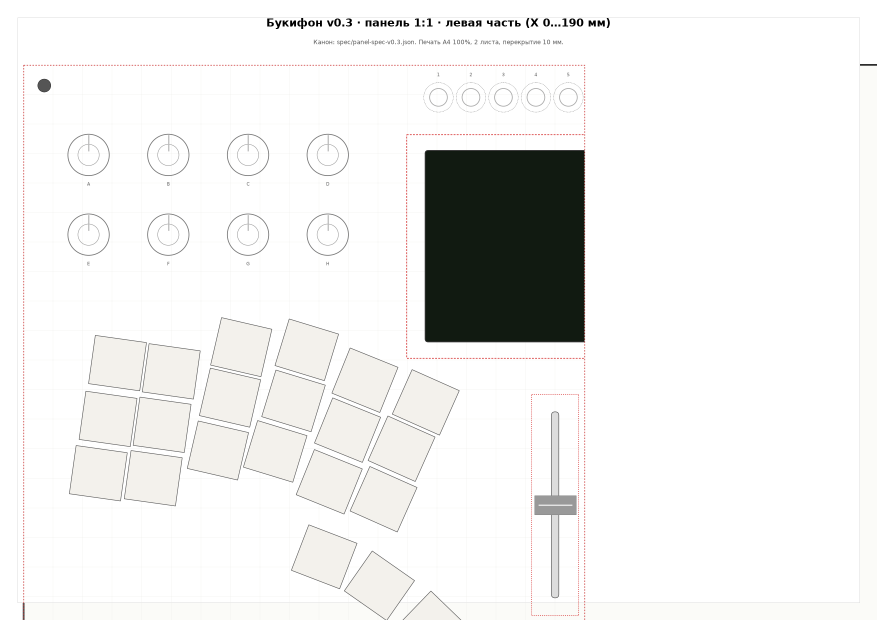
#> input picture renders/templates/bukifon_v03_page1.png, 1753 x 1240 px, given in place of image-637f5da3ade50873dfde9062dff83aa1.png, which was not available (shown at 1/2 size)
$ python v1_7_ref_measure.py
#> lines starting #> are read from the running program, lines starting #| are printed output that depends on the picture; after the words box and inside, x2 and y2 are one past the last pixel; in counts of white or black regions, pixels touching at a corner belong together
#!/usr/bin/env python3
"""Замер эталона заказчика v2: 21+21 колпачков, перебор угла + Прокруст."""
import os
import sys

import cv2
import numpy as np

HERE = os.path.dirname(os.path.abspath(__file__))
sys.path.insert(0, HERE)
import lapka42_geometry as L

REF = "~/.zcode/cli/image-cache/sess_2a9e5206-3359-479d-9f72-d9f7e3203971/image-637f5da3ade50873dfde9062dff83aa1.png"
img = cv2.imread(REF)
#> img is the input picture: shape (1240, 1753, 3); mean B, G, R 236.9, 238, 238
H, W = img.shape[:2]
#> H = 1240; W = 1753
g = cv2.cvtColor(img, cv2.COLOR_BGR2GRAY)
th = cv2.threshold(g, 200, 255, cv2.THRESH_BINARY)[1]
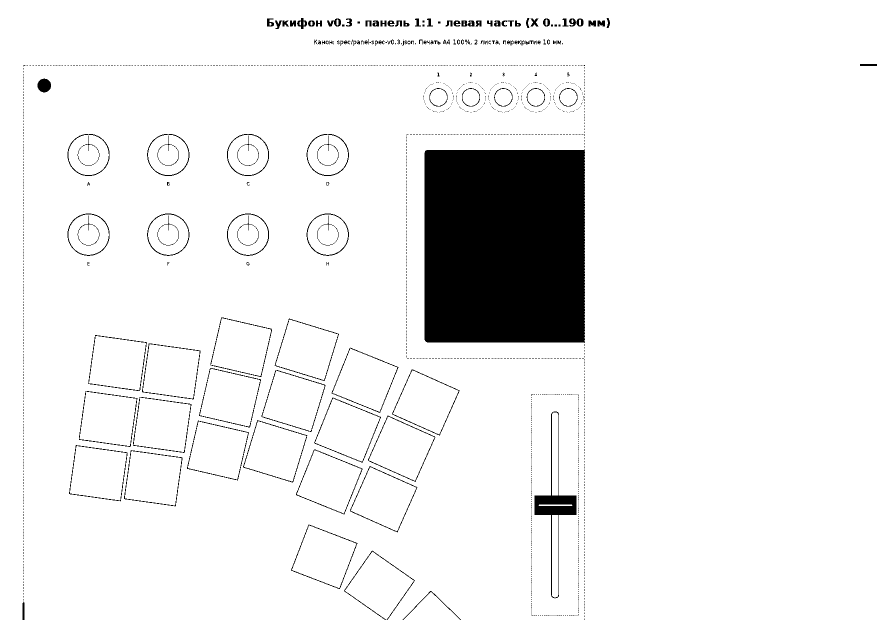
#> th: shape (1240, 1753) (shown at 1/2 size); 92.8% white; 1417 black regions (1273 under 20 px)
cnts, _ = cv2.findContours(th, cv2.RETR_CCOMP, cv2.CHAIN_APPROX_SIMPLE)
#> cnts = 1809 contours, 1604 with area under 20; largest, box (x1, y1, x2, y2) and area: (0, 0, 1753, 1240) 2156374, (848, 297, 1171, 687) 124094, (247, 899, 366, 1014) 10576, (137, 889, 256, 1004) 10576, (157, 781, 276, 895) 10574

caps = []
for c in cnts:
    a = cv2.contourArea(c)
    if 9000 < a < 14000:
        m = cv2.moments(c)
        caps.append([m["m10"] / m["m00"], m["m01"] / m["m00"], a])
#> this loop made 1809 passes
#> a on passes 1 to 3: 3118.5, 9591.5, 9568
#> after the loop, caps = 40 items, first 6: [758.3, 1171, 9591.5], [647.9, 1113.1, 9568], [766.6, 998, 9572], [306, 956, 9552], [658, 963.1, 9570], [196.1, 946, 9552.5]
print(f"детект: {len(caps)} блобов 9000–14000 px²")
#| детект: 40 блобов 9000–14000 px²

scale = 380.0 / W
#> scale = 0.217
pts = np.array([(p[0] * scale, p[1] * scale) for p in caps])
#> pts = 40 pairs, first value 42.52 to 240.6, second value 150.4 to 253.8
xs = np.sort(pts[:, 0])
#> xs = 40 values from 42.52 to 240.6
gaps = np.diff(xs)
#> gaps = 39 values, max 56.1 at index 38, min 7.1e-05 at index 24, mean 5.08
i = int(np.argmax(gaps))
#> i = 38
cut = (xs[i] + xs[i + 1]) / 2
#> cut = 212.5
li = pts[:, 0] < cut
left, right = pts[li], pts[~li]
#> left = 39 pairs, first value 42.52 to 184.5, second value 150.4 to 253.8; right = [[240.6, 218.8]]
print(f"левая {len(left)} / правая {len(right)}")
#| левая 39 / правая 1
# если не 21 — выбросить самый нетипичный по площади
if len(left) != 21 or len(right) != 21:
    areas = np.array([p[2] for p in caps])
#> areas = 40 values, max 10576 at index 22, min 9034.5 at index 28, mean 10025.7
    med = np.median(areas)
#> med = 9582.8
    bad = np.argsort(abs(areas - med))[-1]
#> bad = 22
    print("лишний блоб (площадь %.0f):" % areas[bad],
          "x=%.0f y=%.0f" % (pts[bad, 0], pts[bad, 1]))
#| лишний блоб (площадь 10576): x=66 y=207
    keep = np.ones(len(pts), bool)
    keep[bad] = False
    pts = pts[keep]
#> pts = 39 pairs, first value 42.52 to 240.6, second value 150.4 to 253.8
    li = pts[:, 0] < cut
    left, right = pts[li], pts[~li]
#> left = 38 pairs, first value 42.52 to 184.5, second value 150.4 to 253.8
    print(f"после отбраковки: левая {len(left)} / правая {len(right)}")
#| после отбраковки: левая 38 / правая 1

tmpl = np.array([(x, y) for x, y, _ in L.LAPKA42_LEFT])
#> tmpl = 21 rows, first 8: [56.09, 0], [77.76, 4.05], [95.76, 4.05], [35.46, 7.76], [57.58, 16.94], [77.76, 21.05], [95.76, 21.05], [17.39, 24.04]


def rot(p, deg):
    a = np.radians(deg)
    c, s = np.cos(a), np.sin(a)
    return p @ np.array([[c, s], [-s, c]])


def procrustes(A, B):
    """подобие A→B (без отражения); s, R, t, rms."""
    ca, cb = A.mean(0), B.mean(0)
    P, Q = A - ca, B - cb
    U, S, Vt = np.linalg.svd(P.T @ Q)
    d = 1.0 if np.linalg.det(U @ Vt) > 0 else -1.0
    R = U @ np.diag([1.0, d]) @ Vt
    s = (S * np.array([1.0, d])).sum() / (P ** 2).sum()
    t = cb - s * (R @ ca)
    rms = np.sqrt((((s * (R @ A.T).T + t) - B) ** 2).sum(1).mean())
    return s, R, t, rms


def best_fit(det, reflect):
    T0 = tmpl * np.array([-1.0, 1.0]) if reflect else tmpl.copy()
    best = None
    for ang in np.arange(-60, 60.25, 0.25):
        T = rot(T0, ang)
        cT, cD = T.mean(0), det.mean(0)
        s0 = np.sqrt(((det - cD) ** 2).sum(1).mean() / ((T - cT) ** 2).sum(1).mean())
        P = (T - cT) * s0 + cD
        try:
            for _ in range(12):
                d2 = ((P[:, None, :] - det[None, :, :]) ** 2).sum(-1)
                idx = d2.argmin(1)
                if len(np.unique(idx)) < 18:
                    raise ValueError
                s, R, t, _ = procrustes(T, det[idx])
                P = s * (R @ T.T).T + t
            rms = np.sqrt(((P - det[idx]) ** 2).sum(1).mean())
        except ValueError:
            continue
        if best is None or rms < best[0]:
            _, R, _, _ = procrustes(T, det[idx])
            angR = np.degrees(np.arctan2(R[1, 0], R[0, 0]))
            best = (rms, s, angR, idx)
    return best


print("\n== Подгонка (перебор угла + ICP-Прокруст) ==")
res = {}
for name, det in (("L", left), ("R", right)):
    for refl in (False, True):
        out = best_fit(det, refl)
        tag = "зеркало" if refl else "прямо "
        if out is None:
            print(f"{name} {tag}: сходства нет")
            res[(name, refl)] = None
            continue
        rms, s, ang, idx = out
        print(f"{name} {tag}: RMS {rms:6.2f} мм, масштаб {s:.3f}, угол {ang:+7.2f}°")
        res[(name, refl)] = (rms, s, ang)
#> this loop made 2 passes
#> name on pass 1: 'L'
#| L прямо : RMS   5.51 мм, масштаб 1.303, угол   +0.00°
#| L зеркало: RMS   9.38 мм, масштаб 1.016, угол   -0.01°
#| R прямо : сходства нет
#| R зеркало: сходства нет

print("\n== Положения половин на эталоне (мм; y от верхнего края) ==")
for name, p in (("L", left), ("R", right)):
    print(f"  {name}: x {p[:,0].min():6.1f}…{p[:,0].max():6.1f}  "
          f"y {p[:,1].min():6.1f}…{p[:,1].max():6.1f}")
    c = p.mean(0)
    _, sv, vt = np.linalg.svd(p - c)
    print(f"     PCA ось {np.degrees(np.arctan2(vt[0,1], vt[0,0])):+.1f}°, "
#> (the run stopped early here; a loop or call above may not have finished)

$ run again, on renders/templates/bukifon_v03_template.png
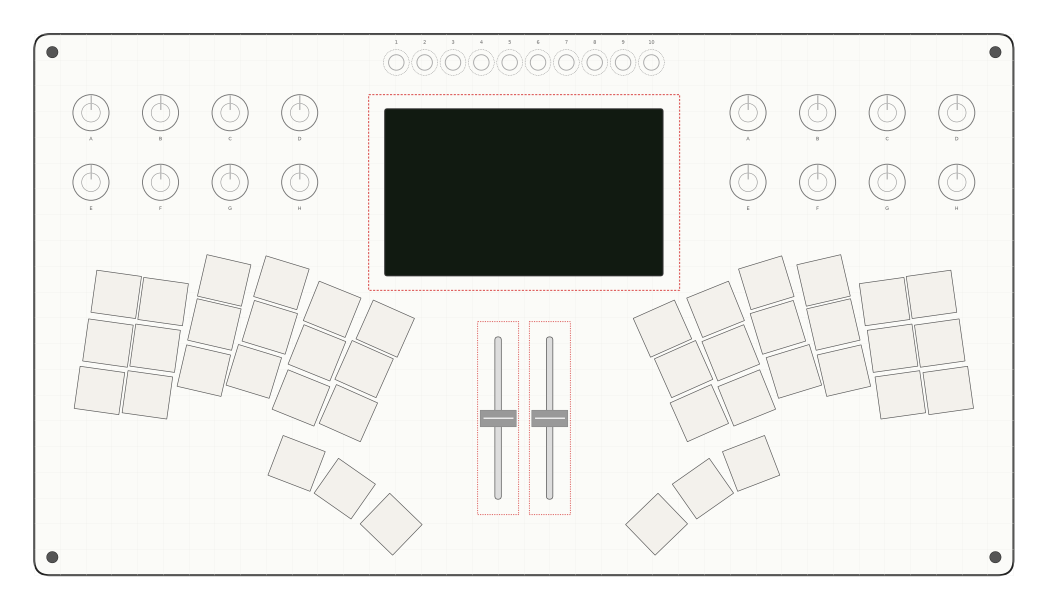
#> input picture renders/templates/bukifon_v03_template.png, 2095 x 1219 px, given in place of image-637f5da3ade50873dfde9062dff83aa1.png, which was not available (shown at 1/2 size)
#> img is the input picture: shape (1219, 2095, 3); mean B, G, R 226.3, 229.4, 229.3
#> `th = cv2.threshold(g, 200, 255, cv2.THRESH_BINARY)[1]`:
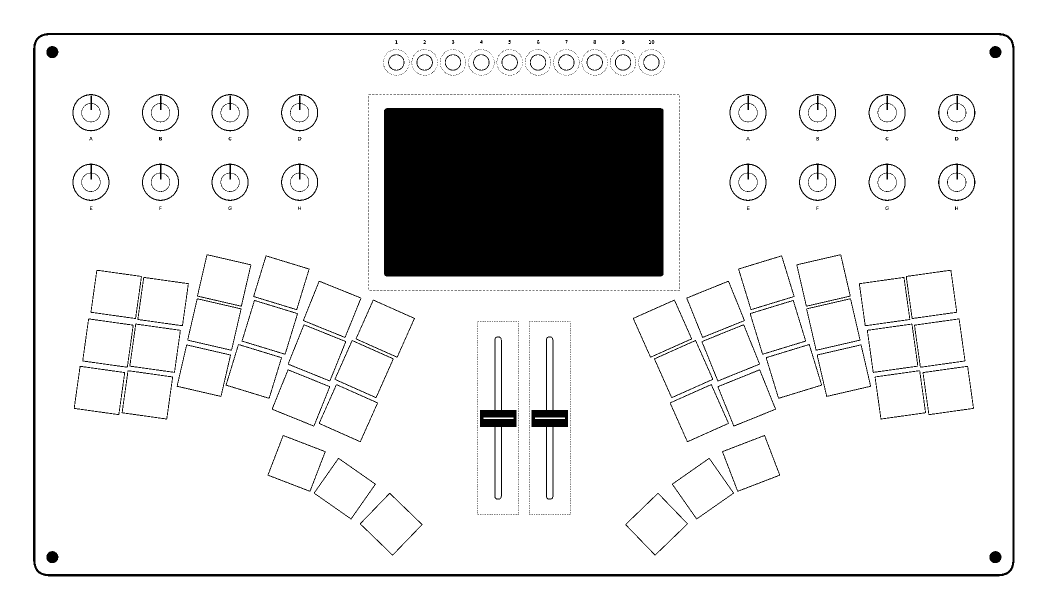
#> th: shape (1219, 2095) (shown at 1/2 size); 89.6% white; 1283 black regions (1181 under 20 px)
#> cnts = 1643 contours, 1408 with area under 20; largest, box (x1, y1, x2, y2) and area: (0, 0, 2095, 1219) 2550492, (65, 65, 2030, 1154) 2135978, (71, 70, 2025, 1148) 2102849, (767, 215, 1328, 554) 189238, (242, 740, 347, 840) 8144
#> the loop `for c in cnts:` made 1643 passes
#> a on passes 1 to 3: 7250.5, 7249.5, 7231.5
#> after the loop `for c in cnts:`: caps = []
#| детект: 0 блобов 9000–14000 px²
#> pts = empty array
